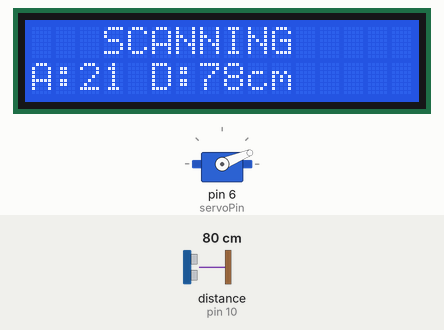
The sketch below on a simulated Arduino Uno, built with avr-gcc and run on an emulated ATmega328P. Parts: servo, 16×2 character LCD. Wiring (inferred from the names in the program): ultrasonic range finder: trigger pin 9; echo pin 10. Inputs (shaded band) come from the test bench; at power-on: distance to the obstacle (sensor on pin 10) 80 cm. The echo pulse lasts 58.3 µs per cm; what the sketch prints to the serial monitor is not drawn.

Above: at 3.28 s.
3.3 s: distance to the obstacle (sensor on pin 10) set to 2 cm
At 4.66 s:
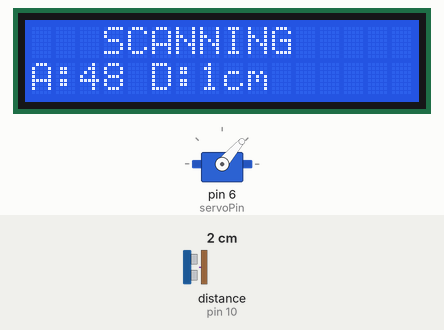
4.9 s: distance to the obstacle (sensor on pin 10) set to 60 cm
At 6.78 s:
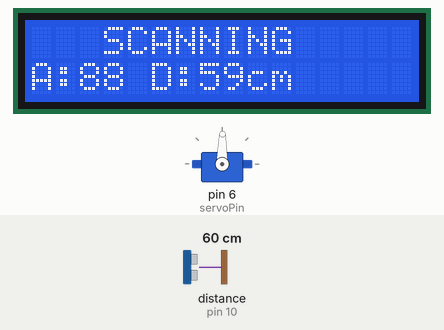
6.8 s: distance to the obstacle (sensor on pin 10) set to 4 cm
At 7.34 s:
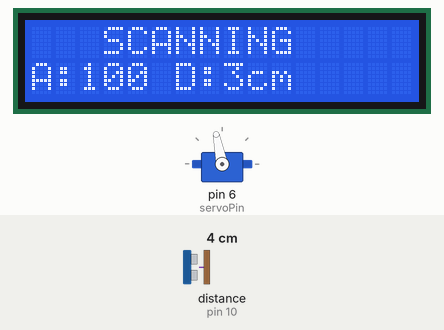
8.9 s: distance to the obstacle (sensor on pin 10) set to 35 cm
At 9.06 s:
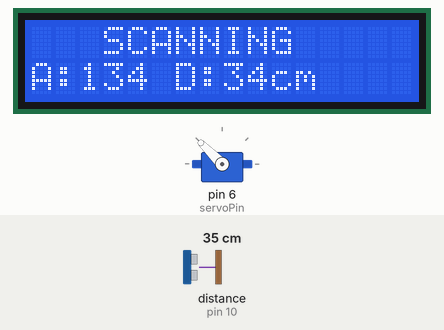
Timing chart, 0 to 13.9 s (numbered marks = the images above; inputs shaded):
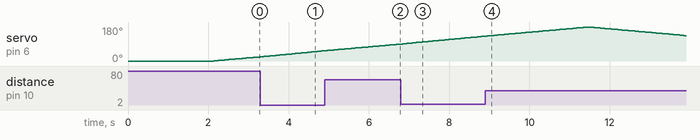

The sketch:

radar.ino
```cpp
#include <Servo.h>
#include <Wire.h>
#include <LiquidCrystal_I2C.h>

Servo radarServo;

const int trigPin  = 9;
const int echoPin  = 10;
const int servoPin = 6;

LiquidCrystal_I2C lcd(0x27, 16, 2);

// --- Tunable constants ---
const int DETECT_RANGE = 50;   // cm
const int SCAN_STEP    = 1;    // degrees per step
const int ANGLE_MIN    = 0;    // true servo start
const int ANGLE_MAX    = 180;  // true servo end
const int STEP_DELAY   = 20;   // ms between steps

// --- Sweep state ---
int angle = ANGLE_MIN;
bool sweepForward = true;

// --------------------------------------------------
long getDistance() {
  digitalWrite(trigPin, LOW);
  delayMicroseconds(2);
  digitalWrite(trigPin, HIGH);
  delayMicroseconds(10);
  digitalWrite(trigPin, LOW);

  long duration = pulseIn(echoPin, HIGH, 30000);
  long distance = duration * 0.034 / 2;
  if (distance <= 0 || distance > 400) return 0;
  return distance;
}

void updateLCD(int ang, long dist) {
  lcd.setCursor(0, 0);
  lcd.print("   SCANNING     ");

  lcd.setCursor(0, 1);
  if (dist > 0) {
    lcd.print("A:");
    lcd.print(ang);
    lcd.print(" D:");
    lcd.print(dist);
    lcd.print("cm   ");
  } else {
    lcd.print("No object       ");
  }
}

// --------------------------------------------------
void setup() {
  Serial.begin(9600);
  pinMode(trigPin, OUTPUT);
  pinMode(echoPin, INPUT);

  radarServo.attach(servoPin);

  // Go directly to true 0 position
  radarServo.write(ANGLE_MIN);
  delay(1000);

  lcd.init();
  lcd.backlight();
  lcd.setCursor(0, 0);
  lcd.print("Radar Starting..");
  delay(1000);
  lcd.clear();
}

// --------------------------------------------------
void loop() {
  radarServo.write(angle);
  delay(STEP_DELAY);

  long distance = getDistance();

  Serial.print(angle);
  Serial.print(",");
  Serial.println(distance);

  updateLCD(angle, distance);

  // Sweep 0 -> 180 -> 0
  if (sweepForward) {
    angle += SCAN_STEP;
    if (angle >= ANGLE_MAX) {
      angle = ANGLE_MAX;
      sweepForward = false;
    }
  } else {
    angle -= SCAN_STEP;
    if (angle <= ANGLE_MIN) {
      angle = ANGLE_MIN;
      sweepForward = true;
    }
  }
}
```

Measured:
- by itself, servo on pin 6 (servoPin): rises from 132° to 180° in 2.5 s, then falls to 135° in 2.4 s
